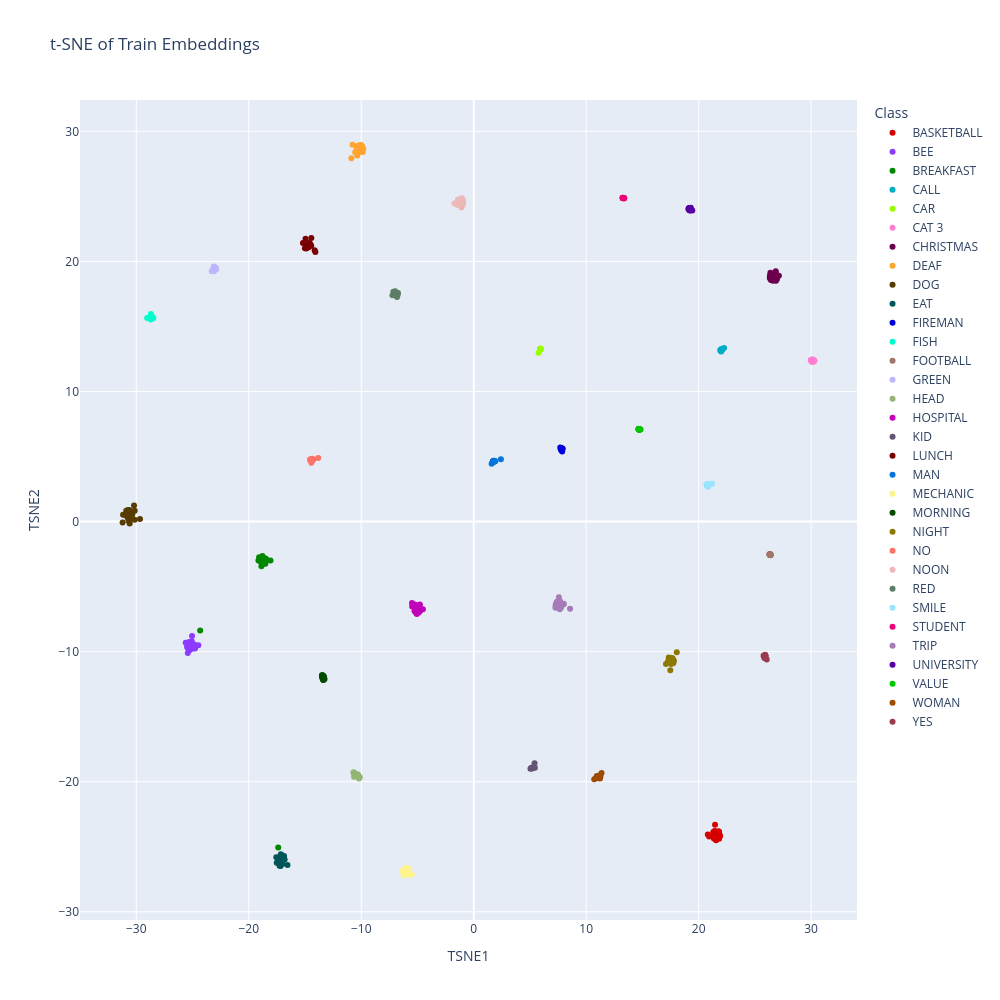

The notebook cell saved with this chart:
### Code cell
embeddings = train["embeddings"]
labels = train["labels"]
id_to_label = train["id_to_label"]

class_names = [id_to_label[label] for label in labels]

tsne = TSNE(
    n_components=2,
    perplexity=30,
    learning_rate="auto",
    init="pca",
    random_state=42
)

embeddings_2d = tsne.fit_transform(embeddings)

df = pd.DataFrame({
    "TSNE1": embeddings_2d[:, 0],
    "TSNE2": embeddings_2d[:, 1],
    "Class": class_names
})

palette_32 = cc.glasbey[:32]

fig = px.scatter(
    df,
    x="TSNE1",
    y="TSNE2",
    color="Class",
    title="t-SNE of Train Embeddings",
    width=1000,
    height=1000,
    color_discrete_sequence=palette_32
)

fig.show()

### Figure 1 — Plotly figure (JSON) as saved in the notebook; plotly's stock layout.template omitted (floating-point values rounded to 4 significant figures)
{"data": [{"hovertemplate": "Class=BASKETBALL<br>TSNE1=%{x}<br>TSNE2=%{y}<extra></extra>", "legendgroup": "BASKETBALL", "marker": {"color": "#d60000", "symbol": "circle"}, "mode": "markers", "name": "BASKETBALL", "orientation": "v", "showlegend": true, "type": "scatter", "x": [21.76, 21.3, 21.46, 21.33, 21.37, 21.81, 21.36, 21.83, 21.37, 21.79, 21.33, 21.91, 21.37, 21.44, 21.79, 21.43, 21.87, 21.48, 21.45, 20.93, 20.82, 21.4, 21.37, 21.83, 21.54, 21.84, 21.82, 21.8, 21.55, 21.73], "xaxis": "x", "y": [-23.83, -23.89, -23.3, -24.27, -23.91, -23.82, -23.83, -24.01, -24.36, -23.84, -24.32, -24.17, -23.94, -23.79, -23.98, -24.39, -24.12, -24.34, -23.84, -24.22, -24.05, -23.91, -24.35, -24.28, -24.46, -24.22, -24.39, -24.23, -24.5, -23.85], "yaxis": "y"}, {"hovertemplate": "Class=BEE<br>TSNE1=%{x}<br>TSNE2=%{y}<extra></extra>", "legendgroup": "BEE", "marker": {"color": "#8c3bff", "symbol": "circle"}, "mode": "markers", "name": "BEE", "orientation": "v", "showlegend": true, "type": "scatter", "x": [-25.09, -25.19, -24.89, -25.34, -25.4, -25.16, -25.22, -25.04, -25.23, -25.3, -25.07, -25.45, -25.03, -25.48, -25.28, -24.85, -25.36, -24.78, -24.98, -25.11, -25.61, -25.42, -24.76, -25.4, -24.49, -24.97], "xaxis": "x", "y": [-9.367, -9.712, -9.561, -9.589, -9.551, -9.588, -9.856, -8.805, -9.452, -9.26, -9.202, -9.691, -9.407, -9.625, -9.882, -9.457, -9.651, -9.768, -9.472, -9.591, -9.318, -10.1, -9.568, -9.722, -9.52, -9.76], "yaxis": "y"}, {"hovertemplate": "Class=BREAKFAST<br>TSNE1=%{x}<br>TSNE2=%{y}<extra></extra>", "legendgroup": "BREAKFAST", "marker": {"color": "#018700", "symbol": "circle"}, "mode": "markers", "name": "BREAKFAST", "orientation": "v", "showlegend": true, "type": "scatter", "x": [-24.32, -18.52, -18.52, -18.66, -17.38, -18.57, -18.72, -18.82, -18.52, -18.87, -19.14, -18.47, -18.07, -18.92, -18.75, -18.71, -19.08, -18.49, -18.79, -18.6, -18.75, -18.78, -18.68, -18.71, -18.69, -18.88], "xaxis": "x", "y": [-8.384, -2.959, -3.246, -2.807, -25.05, -3.177, -3.092, -3.139, -2.869, -3.444, -3.003, -2.852, -3.0, -3.085, -3.117, -3.11, -2.749, -3.05, -3.291, -2.862, -3.132, -2.642, -3.181, -3.153, -3.099, -3.176], "yaxis": "y"}, {"hovertemplate": "Class=CALL<br>TSNE1=%{x}<br>TSNE2=%{y}<extra></extra>", "legendgroup": "CALL", "marker": {"color": "#00acc6", "symbol": "circle"}, "mode": "markers", "name": "CALL", "orientation": "v", "showlegend": true, "type": "scatter", "x": [22.02, 22.0, 22.02, 22.03, 22.05, 22.02, 22.02, 21.99, 21.92, 22.01, 22.02, 22.01, 22.0, 22.01, 22.01, 22.26, 22.02, 22.07, 22.0], "xaxis": "x", "y": [13.2, 13.15, 13.16, 13.24, 13.17, 13.18, 13.16, 13.14, 13.17, 13.12, 13.17, 13.18, 13.24, 13.11, 13.16, 13.34, 13.18, 13.2, 13.08], "yaxis": "y"}, {"hovertemplate": "Class=CAR<br>TSNE1=%{x}<br>TSNE2=%{y}<extra></extra>", "legendgroup": "CAR", "marker": {"color": "#97ff00", "symbol": "circle"}, "mode": "markers", "name": "CAR", "orientation": "v", "showlegend": true, "type": "scatter", "x": [5.914, 5.928, 5.916, 5.899, 5.924, 5.924, 5.953, 5.925, 5.914, 5.887, 5.934, 5.915, 5.938, 5.919, 5.928, 5.768, 5.91, 5.91, 5.945], "xaxis": "x", "y": [13.26, 13.28, 13.25, 13.28, 13.24, 13.28, 13.28, 13.24, 13.26, 13.27, 13.25, 13.23, 13.26, 13.26, 13.25, 12.97, 13.27, 13.27, 13.27], "yaxis": "y"}, {"hovertemplate": "Class=CAT 3<br>TSNE1=%{x}<br>TSNE2=%{y}<extra></extra>", "legendgroup": "CAT 3", "marker": {"color": "#ff7ed1", "symbol": "circle"}, "mode": "markers", "name": "CAT 3", "orientation": "v", "showlegend": true, "type": "scatter", "x": [30.11, 30.08, 30.03, 30.18, 30.1, 30.12, 30.04, 30.27, 29.97, 30.12, 30.11, 30.05, 30.01, 30.03, 30.12, 30.07, 30.19, 30.05, 30.12, 30.12, 30.29], "xaxis": "x", "y": [12.37, 12.33, 12.39, 12.29, 12.33, 12.38, 12.44, 12.39, 12.39, 12.3, 12.44, 12.45, 12.42, 12.35, 12.32, 12.28, 12.32, 12.38, 12.37, 12.45, 12.33], "yaxis": "y"}, {"hovertemplate": "Class=CHRISTMAS<br>TSNE1=%{x}<br>TSNE2=%{y}<extra></extra>", "legendgroup": "CHRISTMAS", "marker": {"color": "#6b004f", "symbol": "circle"}, "mode": "markers", "name": "CHRISTMAS", "orientation": "v", "showlegend": true, "type": "scatter", "x": [26.33, 26.49, 26.57, 26.42, 26.9, 26.53, 26.38, 26.74, 26.87, 26.97, 26.81, 26.88, 26.33, 26.85, 26.53, 26.61, 27.13, 26.63, 26.74, 26.75, 26.63, 26.76, 26.86, 26.79, 26.35, 26.77], "xaxis": "x", "y": [18.71, 18.69, 18.86, 18.56, 18.89, 18.81, 19.13, 18.61, 19.07, 18.65, 19.01, 18.52, 18.86, 18.94, 19.04, 18.52, 18.9, 18.61, 18.58, 19.04, 18.99, 19.01, 19.25, 18.6, 18.93, 18.65], "yaxis": "y"}, {"hovertemplate": "Class=DEAF<br>TSNE1=%{x}<br>TSNE2=%{y}<extra></extra>", "legendgroup": "DEAF", "marker": {"color": "#ffa52f", "symbol": "circle"}, "mode": "markers", "name": "DEAF", "orientation": "v", "showlegend": true, "type": "scatter", "x": [-10.1, -10.77, -10.54, -10.87, -9.924, -10.01, -10.29, -10.09, -10.05, -10.37, -10.06, -10.08, -10.13, -10.14, -9.814, -10.27, -9.866, -10.3, -10.11, -10.18, -10.35, -10.42, -10.39, -9.909, -10.23, -10.0], "xaxis": "x", "y": [28.93, 28.97, 28.39, 27.92, 28.84, 28.41, 28.89, 28.7, 28.82, 28.77, 28.7, 28.92, 28.52, 28.49, 28.65, 28.46, 28.42, 28.51, 28.89, 28.5, 28.15, 28.53, 28.77, 28.57, 28.71, 28.94], "yaxis": "y"}, {"hovertemplate": "Class=DOG<br>TSNE1=%{x}<br>TSNE2=%{y}<extra></extra>", "legendgroup": "DOG", "marker": {"color": "#573b00", "symbol": "circle"}, "mode": "markers", "name": "DOG", "orientation": "v", "showlegend": true, "type": "scatter", "x": [-30.46, -30.46, -30.42, -30.57, -30.43, -30.82, -30.14, -30.87, -30.67, -30.74, -30.41, -30.69, -30.62, -30.57, -30.79, -30.59, -31.17, -30.56, -30.89, -30.14, -30.36, -31.22, -30.59, -30.69, -30.74, -30.78, -29.67, -30.2, -30.49, -30.71], "xaxis": "x", "y": [0.4324, 0.779, 0.6397, 0.3603, 0.3947, 0.675, 0.1345, 0.4261, 0.8533, 0.2501, 0.7438, 0.4322, 0.8893, 0.1992, 0.8639, 0.3341, 0.5202, 0.3935, 0.8205, 0.8312, 0.5677, -0.06915, -0.1435, 0.05982, 0.5768, 0.8269, 0.1895, 1.229, 0.363, 0.3839], "yaxis": "y"}, {"hovertemplate": "Class=EAT<br>TSNE1=%{x}<br>TSNE2=%{y}<extra></extra>", "legendgroup": "EAT", "marker": {"color": "#005659", "symbol": "circle"}, "mode": "markers", "name": "EAT", "orientation": "v", "showlegend": true, "type": "scatter", "x": [-16.93, -17.17, -17.51, -17.26, -17.25, -17.08, -17.14, -17.33, -16.56, -17.55, -16.86, -16.92, -17.28, -17.37, -17.07, -17.01, -17.24, -17.19, -17.18, -17.1, -16.88, -17.17, -17.24, -16.97, -17.29, -16.81], "xaxis": "x", "y": [-25.92, -26.48, -26.23, -26.47, -25.85, -25.75, -25.58, -26.27, -26.41, -25.81, -25.71, -25.95, -26.11, -26.02, -25.65, -26.34, -26.05, -25.7, -26.09, -26.16, -25.98, -26.22, -26.42, -26.02, -25.87, -25.97], "yaxis": "y"}, {"hovertemplate": "Class=FIREMAN<br>TSNE1=%{x}<br>TSNE2=%{y}<extra></extra>", "legendgroup": "FIREMAN", "marker": {"color": "#0000dd", "symbol": "circle"}, "mode": "markers", "name": "FIREMAN", "orientation": "v", "showlegend": true, "type": "scatter", "x": [7.828, 7.865, 7.904, 7.869, 7.742, 7.836, 7.864, 7.779, 7.882, 7.836, 7.827, 7.828, 7.773, 7.754, 7.78, 7.842, 7.798, 7.697, 7.818, 7.781], "xaxis": "x", "y": [5.616, 5.5, 5.601, 5.584, 5.559, 5.628, 5.388, 5.624, 5.604, 5.559, 5.508, 5.533, 5.59, 5.583, 5.581, 5.617, 5.577, 5.687, 5.515, 5.503], "yaxis": "y"}, {"hovertemplate": "Class=FISH<br>TSNE1=%{x}<br>TSNE2=%{y}<extra></extra>", "legendgroup": "FISH", "marker": {"color": "#00fdcf", "symbol": "circle"}, "mode": "markers", "name": "FISH", "orientation": "v", "showlegend": true, "type": "scatter", "x": [-28.7, -28.71, -28.64, -28.66, -28.64, -29.03, -28.7, -28.59, -28.48, -28.64, -28.62, -28.6, -28.62, -28.64, -28.63, -28.6, -28.62, -28.63, -28.64, -28.64, -28.65], "xaxis": "x", "y": [15.95, 15.54, 15.7, 15.66, 15.7, 15.65, 15.63, 15.72, 15.64, 15.7, 15.62, 15.73, 15.71, 15.71, 15.71, 15.74, 15.69, 15.7, 15.73, 15.68, 15.71], "yaxis": "y"}, {"hovertemplate": "Class=FOOTBALL<br>TSNE1=%{x}<br>TSNE2=%{y}<extra></extra>", "legendgroup": "FOOTBALL", "marker": {"color": "#a17569", "symbol": "circle"}, "mode": "markers", "name": "FOOTBALL", "orientation": "v", "showlegend": true, "type": "scatter", "x": [26.35, 26.36, 26.34, 26.39, 26.35, 26.36, 26.35, 26.35, 26.28, 26.4, 26.35, 26.42, 26.31, 26.32, 26.34, 26.36, 26.32, 26.35, 26.34, 26.36], "xaxis": "x", "y": [-2.553, -2.549, -2.575, -2.53, -2.522, -2.535, -2.526, -2.534, -2.519, -2.599, -2.512, -2.547, -2.532, -2.548, -2.535, -2.509, -2.54, -2.519, -2.57, -2.536], "yaxis": "y"}, {"hovertemplate": "Class=GREEN<br>TSNE1=%{x}<br>TSNE2=%{y}<extra></extra>", "legendgroup": "GREEN", "marker": {"color": "#bcb6ff", "symbol": "circle"}, "mode": "markers", "name": "GREEN", "orientation": "v", "showlegend": true, "type": "scatter", "x": [-23.11, -22.95, -23.0, -23.04, -23.1, -23.03, -22.91, -23.04, -23.01, -23.18, -22.95, -22.95, -23.03, -23.29, -23.01, -22.98, -23.11, -23.01, -23.06, -22.99, -23.05], "xaxis": "x", "y": [19.6, 19.41, 19.47, 19.43, 19.23, 19.46, 19.38, 19.44, 19.43, 19.37, 19.49, 19.54, 19.41, 19.26, 19.45, 19.45, 19.42, 19.42, 19.46, 19.45, 19.44], "yaxis": "y"}, {"hovertemplate": "Class=HEAD<br>TSNE1=%{x}<br>TSNE2=%{y}<extra></extra>", "legendgroup": "HEAD", "marker": {"color": "#95b577", "symbol": "circle"}, "mode": "markers", "name": "HEAD", "orientation": "v", "showlegend": true, "type": "scatter", "x": [-10.31, -10.31, -10.28, -10.35, -10.2, -10.25, -10.31, -10.33, -10.34, -10.13, -10.53, -10.27, -10.29, -10.31, -10.64, -10.69, -10.31, -10.31, -10.67, -10.29, -10.31], "xaxis": "x", "y": [-19.45, -19.54, -19.49, -19.53, -19.76, -19.58, -19.51, -19.51, -19.5, -19.67, -19.4, -19.52, -19.51, -19.45, -19.62, -19.32, -19.53, -19.58, -19.27, -19.57, -19.58], "yaxis": "y"}, {"hovertemplate": "Class=HOSPITAL<br>TSNE1=%{x}<br>TSNE2=%{y}<extra></extra>", "legendgroup": "HOSPITAL", "marker": {"color": "#bf03b8", "symbol": "circle"}, "mode": "markers", "name": "HOSPITAL", "orientation": "v", "showlegend": true, "type": "scatter", "x": [-4.969, -4.79, -5.134, -5.04, -4.962, -4.867, -4.995, -4.93, -4.863, -4.739, -5.161, -4.517, -5.142, -5.267, -5.06, -5.124, -5.469, -5.486, -4.872, -4.892, -4.804, -5.241, -4.997, -5.147, -5.024, -5.12], "xaxis": "x", "y": [-6.693, -6.413, -6.743, -6.563, -6.938, -6.89, -6.678, -6.6, -6.911, -6.846, -6.81, -6.744, -6.788, -6.885, -7.112, -6.967, -6.539, -6.268, -6.668, -6.998, -6.376, -6.37, -6.81, -6.988, -6.655, -6.878], "yaxis": "y"}, {"hovertemplate": "Class=KID<br>TSNE1=%{x}<br>TSNE2=%{y}<extra></extra>", "legendgroup": "KID", "marker": {"color": "#645474", "symbol": "circle"}, "mode": "markers", "name": "KID", "orientation": "v", "showlegend": true, "type": "scatter", "x": [5.14, 5.223, 5.218, 5.237, 5.226, 5.181, 5.141, 5.137, 5.269, 5.215, 5.217, 5.438, 5.236, 5.241, 5.045, 5.219, 5.208, 5.15, 5.247, 5.411], "xaxis": "x", "y": [-18.95, -18.95, -18.94, -18.93, -18.94, -18.97, -18.98, -18.95, -18.95, -18.94, -18.96, -18.94, -18.93, -18.92, -19.01, -18.96, -18.94, -18.93, -18.91, -18.59], "yaxis": "y"}, {"hovertemplate": "Class=LUNCH<br>TSNE1=%{x}<br>TSNE2=%{y}<extra></extra>", "legendgroup": "LUNCH", "marker": {"color": "#790000", "symbol": "circle"}, "mode": "markers", "name": "LUNCH", "orientation": "v", "showlegend": true, "type": "scatter", "x": [-14.76, -14.95, -14.14, -14.44, -14.76, -14.65, -14.71, -14.88, -14.71, -15.18, -14.54, -14.93, -14.74, -14.08, -14.73, -14.73, -14.67, -14.57, -14.65, -14.93, -14.45, -15.01, -14.68, -14.64, -14.54], "xaxis": "x", "y": [21.06, 21.75, 20.85, 21.8, 21.24, 21.31, 21.3, 20.99, 21.22, 21.42, 21.34, 21.02, 21.13, 20.73, 21.34, 21.3, 21.31, 21.22, 21.25, 21.06, 21.21, 21.0, 21.08, 21.41, 21.33], "yaxis": "y"}, {"hovertemplate": "Class=MAN<br>TSNE1=%{x}<br>TSNE2=%{y}<extra></extra>", "legendgroup": "MAN", "marker": {"color": "#0774d8", "symbol": "circle"}, "mode": "markers", "name": "MAN", "orientation": "v", "showlegend": true, "type": "scatter", "x": [1.804, 1.738, 1.803, 2.418, 1.69, 1.848, 1.721, 1.804, 1.736, 1.81, 1.707, 1.805, 1.592, 1.923, 1.729, 1.761, 1.736, 1.684, 1.744, 1.716, 1.79], "xaxis": "x", "y": [4.672, 4.566, 4.617, 4.779, 4.584, 4.652, 4.627, 4.65, 4.628, 4.634, 4.643, 4.664, 4.436, 4.632, 4.626, 4.607, 4.567, 4.57, 4.635, 4.621, 4.654], "yaxis": "y"}, {"hovertemplate": "Class=MECHANIC<br>TSNE1=%{x}<br>TSNE2=%{y}<extra></extra>", "legendgroup": "MECHANIC", "marker": {"color": "#fdf490", "symbol": "circle"}, "mode": "markers", "name": "MECHANIC", "orientation": "v", "showlegend": true, "type": "scatter", "x": [-6.259, -6.26, -6.154, -5.507, -6.213, -6.23, -5.826, -6.059, -6.182, -6.304, -6.028, -5.991, -6.198, -5.84, -5.875, -6.148, -5.786, -5.861, -6.229, -6.281, -5.873, -6.157, -5.889, -5.786, -5.853, -5.994], "xaxis": "x", "y": [-26.84, -27.01, -27.19, -27.15, -26.79, -26.79, -26.67, -27.14, -27.11, -26.83, -26.64, -27.08, -27.13, -27.11, -27.04, -26.74, -26.97, -26.75, -27.18, -26.9, -26.68, -26.73, -26.67, -26.77, -27.1, -26.7], "yaxis": "y"}, {"hovertemplate": "Class=MORNING<br>TSNE1=%{x}<br>TSNE2=%{y}<extra></extra>", "legendgroup": "MORNING", "marker": {"color": "#004b00", "symbol": "circle"}, "mode": "markers", "name": "MORNING", "orientation": "v", "showlegend": true, "type": "scatter", "x": [-13.46, -13.34, -13.43, -13.37, -13.46, -13.26, -13.31, -13.32, -13.38, -13.42, -13.41, -13.48, -13.32, -13.33, -13.49, -13.43, -13.43, -13.31, -13.39, -13.44, -13.32], "xaxis": "x", "y": [-11.96, -12.05, -11.97, -11.96, -11.89, -12.11, -11.96, -12.04, -12.06, -12.0, -11.98, -11.83, -12.01, -11.89, -11.81, -12.01, -11.82, -12.04, -12.18, -12.09, -12.16], "yaxis": "y"}, {"hovertemplate": "Class=NIGHT<br>TSNE1=%{x}<br>TSNE2=%{y}<extra></extra>", "legendgroup": "NIGHT", "marker": {"color": "#8e7900", "symbol": "circle"}, "mode": "markers", "name": "NIGHT", "orientation": "v", "showlegend": true, "type": "scatter", "x": [17.56, 17.58, 17.09, 17.48, 17.56, 17.73, 17.28, 17.68, 17.56, 17.8, 17.64, 17.33, 17.75, 17.46, 17.56, 17.4, 17.4, 17.76, 17.62, 17.34, 17.48, 17.4, 17.67, 17.74, 17.25, 18.06], "xaxis": "x", "y": [-10.52, -10.82, -10.95, -11.44, -10.77, -10.87, -10.77, -10.5, -10.48, -10.72, -10.87, -10.66, -10.64, -10.57, -10.95, -10.71, -10.49, -10.68, -10.55, -10.45, -10.74, -10.53, -10.71, -10.87, -10.85, -10.05], "yaxis": "y"}, {"hovertemplate": "Class=NO<br>TSNE1=%{x}<br>TSNE2=%{y}<extra></extra>", "legendgroup": "NO", "marker": {"color": "#ff7266", "symbol": "circle"}, "mode": "markers", "name": "NO", "orientation": "v", "showlegend": true, "type": "scatter", "x": [-14.42, -14.45, -14.37, -14.52, -13.82, -14.43, -14.35, -14.4, -14.36, -14.44, -14.29, -14.35, -14.4, -14.34, -14.34, -14.45, -14.44, -14.56, -14.41, -14.41], "xaxis": "x", "y": [4.689, 4.703, 4.731, 4.797, 4.876, 4.73, 4.746, 4.721, 4.739, 4.719, 4.746, 4.836, 4.72, 4.745, 4.731, 4.691, 4.528, 4.744, 4.721, 4.71], "yaxis": "y"}, {"hovertemplate": "Class=NOON<br>TSNE1=%{x}<br>TSNE2=%{y}<extra></extra>", "legendgroup": "NOON", "marker": {"color": "#edb8b8", "symbol": "circle"}, "mode": "markers", "name": "NOON", "orientation": "v", "showlegend": true, "type": "scatter", "x": [-1.513, -1.058, -1.309, -1.709, -1.159, -1.014, -0.9404, -1.079, -1.401, -1.369, -1.094, -0.9832, -1.395, -1.399, -1.343, -0.9703, -1.153, -0.9867, -0.9857, -1.443, -1.005, -1.467, -1.052, -1.421, -1.334], "xaxis": "x", "y": [24.46, 24.85, 24.39, 24.44, 24.61, 24.73, 24.56, 24.38, 24.53, 24.56, 24.14, 24.44, 24.39, 24.74, 24.76, 24.71, 24.3, 24.4, 24.38, 24.51, 24.62, 24.36, 24.4, 24.53, 24.38], "yaxis": "y"}, {"hovertemplate": "Class=RED<br>TSNE1=%{x}<br>TSNE2=%{y}<extra></extra>", "legendgroup": "RED", "marker": {"color": "#5d7e66", "symbol": "circle"}, "mode": "markers", "name": "RED", "orientation": "v", "showlegend": true, "type": "scatter", "x": [-6.822, -6.873, -6.865, -6.981, -6.847, -6.853, -6.729, -6.959, -6.817, -6.827, -6.932, -6.766, -6.855, -6.971, -7.143, -6.916, -6.9, -6.86, -6.916, -7.023, -7.223], "xaxis": "x", "y": [17.46, 17.36, 17.45, 17.71, 17.46, 17.54, 17.57, 17.62, 17.26, 17.57, 17.52, 17.41, 17.46, 17.51, 17.66, 17.39, 17.5, 17.54, 17.5, 17.43, 17.4], "yaxis": "y"}, {"hovertemplate": "Class=SMILE<br>TSNE1=%{x}<br>TSNE2=%{y}<extra></extra>", "legendgroup": "SMILE", "marker": {"color": "#9ae4ff", "symbol": "circle"}, "mode": "markers", "name": "SMILE", "orientation": "v", "showlegend": true, "type": "scatter", "x": [20.77, 20.71, 20.81, 20.76, 20.69, 20.83, 20.81, 20.81, 20.75, 20.85, 20.81, 20.83, 20.84, 20.76, 21.19, 20.8, 20.84, 20.86, 20.79, 20.78, 20.8], "xaxis": "x", "y": [2.761, 2.82, 2.67, 2.734, 2.826, 2.734, 2.696, 2.751, 2.861, 2.827, 2.739, 2.893, 2.749, 2.773, 2.904, 2.74, 2.767, 2.749, 2.824, 2.738, 2.771], "yaxis": "y"}, {"hovertemplate": "Class=STUDENT<br>TSNE1=%{x}<br>TSNE2=%{y}<extra></extra>", "legendgroup": "STUDENT", "marker": {"color": "#eb0077", "symbol": "circle"}, "mode": "markers", "name": "STUDENT", "orientation": "v", "showlegend": true, "type": "scatter", "x": [13.24, 13.34, 13.32, 13.39, 13.34, 13.32, 13.31, 13.31, 13.3, 13.26, 13.26, 13.28, 13.34, 13.31, 13.29, 13.27, 13.3, 13.3, 13.37, 13.23], "xaxis": "x", "y": [24.86, 24.87, 24.86, 24.86, 24.87, 24.87, 24.89, 24.87, 24.87, 24.87, 24.87, 24.87, 24.87, 24.87, 24.87, 24.88, 24.87, 24.86, 24.86, 24.89], "yaxis": "y"}, {"hovertemplate": "Class=TRIP<br>TSNE1=%{x}<br>TSNE2=%{y}<extra></extra>", "legendgroup": "TRIP", "marker": {"color": "#a57bb8", "symbol": "circle"}, "mode": "markers", "name": "TRIP", "orientation": "v", "showlegend": true, "type": "scatter", "x": [7.687, 7.297, 7.32, 7.627, 7.305, 7.57, 7.775, 7.538, 7.739, 7.382, 7.615, 7.385, 7.276, 7.336, 7.474, 7.745, 7.981, 7.526, 7.749, 7.499, 7.654, 8.009, 7.651, 7.401, 7.735, 7.288, 8.565], "xaxis": "x", "y": [-6.169, -6.537, -6.486, -6.563, -6.375, -5.818, -6.417, -6.5, -6.638, -6.588, -6.57, -6.19, -6.635, -6.31, -6.313, -6.269, -6.386, -6.221, -6.588, -6.236, -6.748, -6.327, -6.102, -6.186, -6.52, -6.449, -6.702], "yaxis": "y"}, {"hovertemplate": "Class=UNIVERSITY<br>TSNE1=%{x}<br>TSNE2=%{y}<extra></extra>", "legendgroup": "UNIVERSITY", "marker": {"color": "#5900a3", "symbol": "circle"}, "mode": "markers", "name": "UNIVERSITY", "orientation": "v", "showlegend": true, "type": "scatter", "x": [19.27, 19.17, 19.14, 19.26, 19.2, 19.26, 19.18, 19.23, 19.15, 19.21, 19.3, 19.28, 19.25, 19.16, 19.08, 19.12, 19.24, 19.43, 19.37, 19.23, 19.24], "xaxis": "x", "y": [24.01, 24.08, 24.05, 23.93, 24.04, 23.97, 24.08, 24.1, 24.11, 24.03, 24.11, 23.99, 24.02, 23.93, 24.02, 24.07, 24.03, 23.92, 23.97, 23.9, 24.02], "yaxis": "y"}, {"hovertemplate": "Class=VALUE<br>TSNE1=%{x}<br>TSNE2=%{y}<extra></extra>", "legendgroup": "VALUE", "marker": {"color": "#03c600", "symbol": "circle"}, "mode": "markers", "name": "VALUE", "orientation": "v", "showlegend": true, "type": "scatter", "x": [14.71, 14.69, 14.82, 14.68, 14.7, 14.65, 14.7, 14.73, 14.7, 14.7, 14.67, 14.76, 14.82, 14.66, 14.65, 14.68, 14.71, 14.72, 14.7, 14.7], "xaxis": "x", "y": [7.118, 7.07, 7.067, 7.084, 7.069, 7.127, 7.079, 7.085, 7.069, 7.07, 7.112, 7.087, 7.068, 7.091, 7.103, 7.083, 7.091, 7.111, 7.073, 7.089], "yaxis": "y"}, {"hovertemplate": "Class=WOMAN<br>TSNE1=%{x}<br>TSNE2=%{y}<extra></extra>", "legendgroup": "WOMAN", "marker": {"color": "#9e4b00", "symbol": "circle"}, "mode": "markers", "name": "WOMAN", "orientation": "v", "showlegend": true, "type": "scatter", "x": [11.07, 10.94, 11.37, 11.14, 11.09, 11.26, 11.26, 11.15, 11.21, 11.02, 10.87, 11.06, 11.09, 10.72, 11.23, 11.05, 11.05, 11.19, 11.03, 11.1, 11.11], "xaxis": "x", "y": [-19.7, -19.56, -19.33, -19.63, -19.71, -19.48, -19.61, -19.65, -19.54, -19.68, -19.73, -19.74, -19.67, -19.82, -19.76, -19.72, -19.67, -19.64, -19.71, -19.67, -19.72], "yaxis": "y"}, {"hovertemplate": "Class=YES<br>TSNE1=%{x}<br>TSNE2=%{y}<extra></extra>", "legendgroup": "YES", "marker": {"color": "#9c3b4f", "symbol": "circle"}, "mode": "markers", "name": "YES", "orientation": "v", "showlegend": true, "type": "scatter", "x": [25.86, 25.93, 25.91, 25.88, 25.77, 25.89, 25.93, 25.89, 25.9, 25.92, 25.91, 26.05, 25.82, 25.85, 25.85, 25.85, 25.89, 25.93, 25.92, 25.85], "xaxis": "x", "y": [-10.35, -10.41, -10.36, -10.39, -10.31, -10.32, -10.31, -10.43, -10.33, -10.3, -10.49, -10.61, -10.32, -10.32, -10.35, -10.5, -10.34, -10.33, -10.24, -10.3], "yaxis": "y"}], "layout": {"height": 1000, "legend": {"title": {"text": "Class"}, "tracegroupgap": 0}, "title": {"text": "t-SNE of Train Embeddings"}, "width": 1000, "xaxis": {"anchor": "y", "domain": [0, 1], "title": {"text": "TSNE1"}}, "yaxis": {"anchor": "x", "domain": [0, 1], "title": {"text": "TSNE2"}}}}
